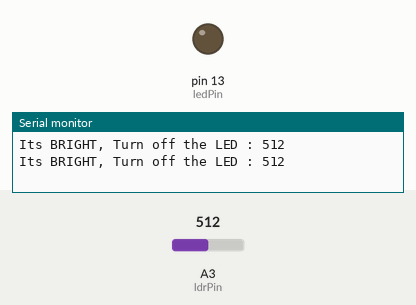
Recording of a sketch running on a simulated Arduino Uno, built with avr-gcc and run on an emulated ATmega328P. Parts: output pins drawn as LEDs (lit = HIGH), the last lines printed to the serial monitor. The inputs (shaded band) are chosen by the test bench; at power-on: A3 (ldrPin) = 512.

Above: at 1.8 s.
1.9 s: A3 (ldrPin) set to 984
3.4 s: A3 (ldrPin) set to 1013
At 4.9 s:
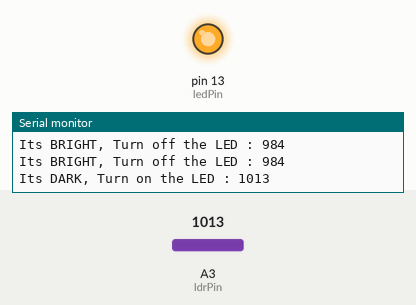
5.5 s: A3 (ldrPin) set to 990
At 6.5 s:
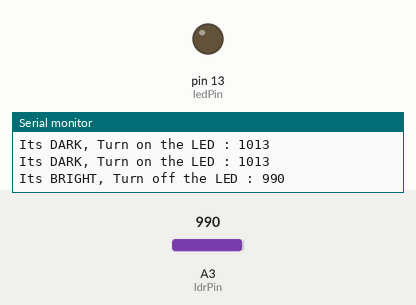
7.5 s: A3 (ldrPin) set to 1010
At 9.2 s:
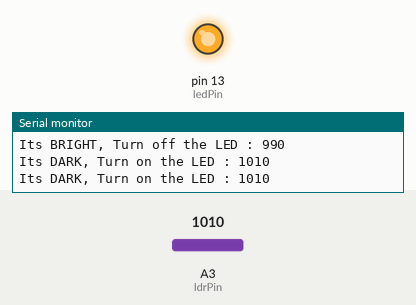
Timing chart, 0 to 10.5 s (numbered marks = the images above; inputs shaded):
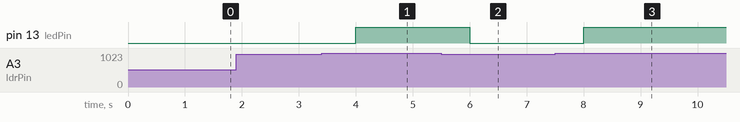

Measured:
- the behaviour switches between 1000 and 1001 on A3 (ldrPin) (found by bisection; images 0 and 1)
- after the input at 3.4 s, pin 13 (ledPin): LOW → HIGH after 0.60 s
- after the input at 5.5 s, pin 13 (ledPin): HIGH → LOW after 0.50 s
- after the input at 7.5 s, pin 13 (ledPin): LOW → HIGH after 0.50 s

The sketch:

LDR.ino
```cpp
const int ledPin = 13;

const int ldrPin = A3;

void setup() {

Serial.begin(9600);

pinMode(ledPin, OUTPUT);

pinMode(ldrPin, INPUT);

}

void loop() {

int ldrStatus = analogRead(ldrPin);

if (ldrStatus > 1000) {

digitalWrite(ledPin, HIGH);

Serial.print("Its DARK, Turn on the LED : ");

Serial.println(ldrStatus);

} else {

digitalWrite(ledPin, LOW);

Serial.print("Its BRIGHT, Turn off the LED : ");

Serial.println(ldrStatus);

}
delay(1000);
}
```
